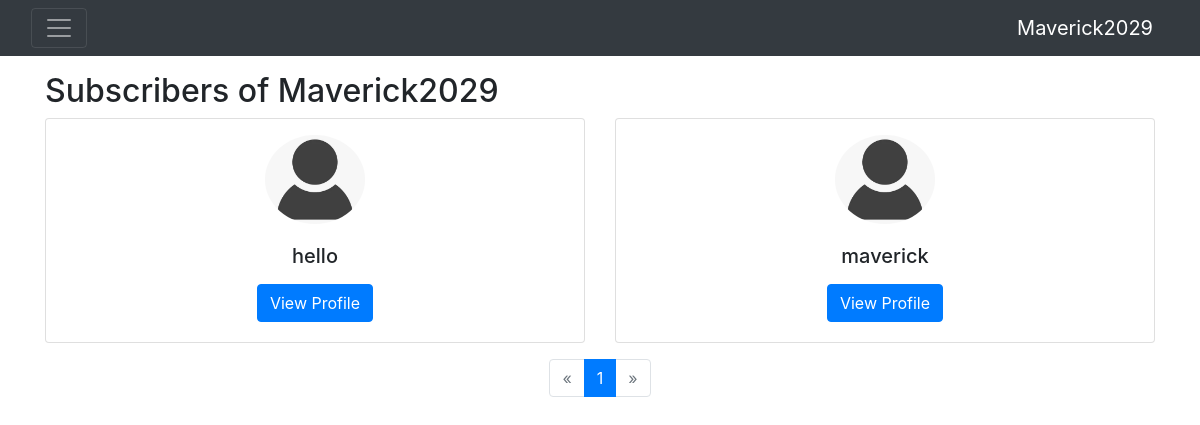
Screenshot of /profile/6/subscribers/ (signed in) with the database file from the repository.
### main/models.py (models this page shows, shortened)
class Profile(models.Model):
    user = models.OneToOneField(User, on_delete=models.CASCADE)
    follows = models.ManyToManyField("self",
                                     related_name='followed_by',
                                     symmetrical=False,
                                     blank=True)
    last_entered = models.DateTimeField(auto_now=True)
    profile_image = models.ImageField(upload_to='profile_images/%Y/%m/%d', default='profile_images/default.png', verbose_name='Profile Image')
    bio = models.CharField(max_length=500)
    country = models.CharField(max_length=100)

### main/views.py (the view)
# urls.py: path('profile/<int:user_id>/subscribers/', views.subscribers_list_view, name='subscribers_list'),
@login_required(login_url='login')
def subscribers_list_view(request, user_id):
    viewed_user = get_object_or_404(User, id=user_id)
    viewed_profile = get_object_or_404(Profile, user=viewed_user)
    subscribers = viewed_profile.followed_by.all()
    paginator = Paginator(subscribers, 40)  # Show 10 subscribers per page
    page_number = request.GET.get('page')
    subscribers_page_obj = paginator.get_page(page_number)
    context = {
        'viewed_user': viewed_user,
        'viewed_profile': viewed_profile,
        'subscribers_page_obj': subscribers_page_obj,
    }
    return render(request, 'main/profiles/subscribers_list.html', context)

### main/templates/main/profiles/subscribers_list.html (shortened to what this page needs)
{% extends "main/utils/base.html" %}
{% load static %}
{% block content %}
{% include "main/utils/navbar.html" %}
<br>
<br>
<div class="container mt-4">
    <h2>Subscribers of {{ viewed_profile.user.username }}</h2>
    <div class="row row-cols-1 row-cols-md-3 g-4">
        {% for subscriber in subscribers_page_obj %}
        <div class="col">
            <div class="card h-100 text-center">
                <img src="{{ subscriber.profile_image.url }}" alt="Profile picture" class="img-fluid rounded-circle mx-auto mt-3" style="width: 100px;">
                <div class="card-body">
                    <h5 class="card-title">{{ subscriber.user.username }}</h5>
                    <a href="{% url 'profile' subscriber.user.pk %}" class="btn btn-primary">View Profile</a>
                </div>
            </div>
        </div>
        {% empty %}
        <p>No subscribers yet.</p>
        {% endfor %}
    </div>
    {% if subscribers_page_obj %}
    <div class="mt-3">
        <nav aria-label="Subscribers pagination">
            <ul class="pagination justify-content-center">
                {% if subscribers_page_obj.has_previous %}
                <li class="page-item">
                    <a class="page-link" href="?page={{ subscribers_page_obj.previous_page_number }}" aria-label="Previous">
                        <span aria-hidden="true">&laquo;</span>
                    </a>
                </li>
                {% else %}
                <li class="page-item disabled"><span class="page-link">&laquo;</span></li>
                {% endif %}
                {% for num in subscribers_page_obj.paginator.page_range %}
                <li class="page-item {% if subscribers_page_obj.number == num %}active{% endif %}">
                    <a class="page-link" href="?page={{ num }}">{{ num }}</a>
                </li>
                {% endfor %}
                {% if subscribers_page_obj.has_next %}
                <li class="page-item">
                    <a class="page-link" href="?page={{ subscribers_page_obj.next_page_number }}" aria-label="Next">
                        <span aria-hidden="true">&raquo;</span>
                    </a>
                </li>
                {% else %}
                <li class="page-item disabled"><span class="page-link">&raquo;</span></li>
                {% endif %}
            </ul>
        </nav>
    </div>
    {% endif %}
</div>
{% endblock %}

### main/templates/main/utils/navbar.html (shortened to what this page needs)
<nav class="navbar navbar-dark bg-dark fixed-top">
  <div class="container-fluid">
    <button class="navbar-toggler" type="button" data-toggle="collapse" data-target="#navbarNavDropdown" aria-controls="navbarNavDropdown" aria-expanded="false" aria-label="Toggle navigation">
      <span class="navbar-toggler-icon"></span>
    </button>
    {% if user.is_authenticated %}
    <a class="navbar-brand" href="{% url 'profile' user.pk %}">{{ user.username }}</a>
    {% else %}
    <a class="navbar-brand" href="{% url 'home' %}">Guest</a>
    {% endif %}
  </div>
</nav>

### rows the page displays
Profile: user.username "Maverick2029"
Profile: profile_image (placeholder picture), user.username "hello"
Profile: profile_image (placeholder picture), user.username "maverick"

### other values shown
{{ user.username }} "Maverick2029"
{{ num }} "1"
